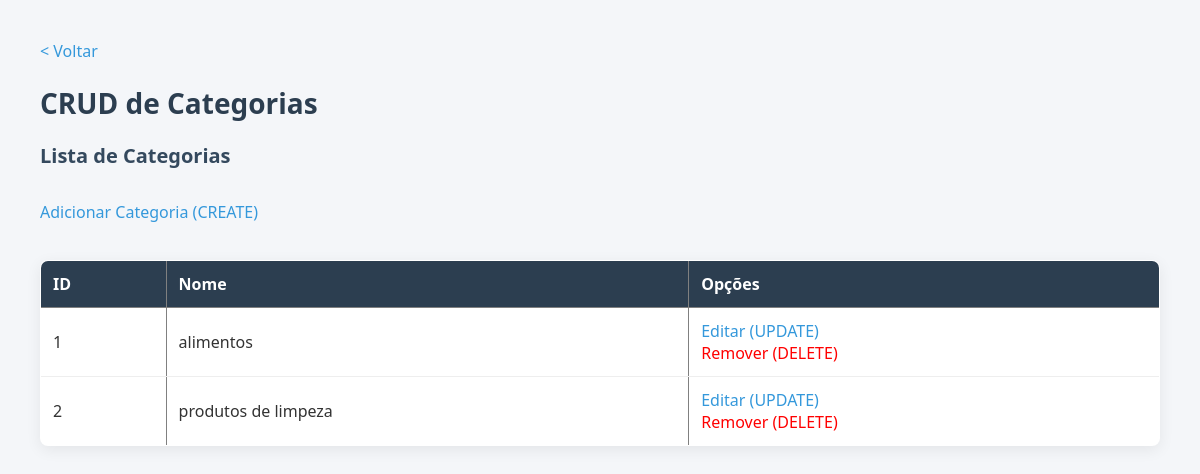
Screenshot of /site-backend/categoria/index.php with the database file from the repository.
### tables this page shows
CREATE TABLE `Categoria` (
  `id` int(11) NOT NULL AUTO_INCREMENT,
  `nome` varchar(100) NOT NULL,
  PRIMARY KEY (`id`)
);

### site-backend/categoria/index.php (the view)
<?php
include('../header.php');
include('../connection.php');
?>
<body>
    <a href="../index.php">< Voltar</a><br><br>
    <h1 class="page-header">
        CRUD de Categorias
    </h1>
    <h2>Lista de Categorias</h2>
    <br>
    <a href="add.php">Adicionar Categoria (CREATE)</a>
    <br/><br/>
    <table border="1">
        <thead>
            <tr>
                <th>ID</th>
                <th>Nome</th>
                <th>Opções</th>
            </tr>
        </thead>
        <tbody>
            <?php
            $query = "SELECT * FROM Categoria";
            $result = mysqli_query($db, $query) or die(mysqli_error($db));
            while ($row = mysqli_fetch_assoc($result)) {
                echo '<tr>';
                    echo '<td>' . $row['id'] . '</td>';
                    echo '<td>' . $row['nome'] . '</td>';
                    echo '<td>';
                        echo '<a href="edit.php?id=' . $row['id'] . '"> Editar (UPDATE)</a><br/>';
			echo '<a class="delete" href="remove.php?id=' . $row['id'] . '"
			onclick="return confirm(\'Tem certeza que deseja excluir esta categoria?\');">Remover (DELETE)</a>';
                    echo '</td>';
                echo '</tr>';
            }
            ?>
        </tbody>
    </table>
</body>
</html>

### site-backend/backend.css (style rules this page uses)
* { margin: 0; padding: 0; box-sizing: border-box; }
body { font-family: 'Segoe UI', Tahoma, Arial, sans-serif; background: #f4f6f9; color: #333; padding: 40px; }
h1 { font-size: 28px; margin-bottom: 10px; color: #2c3e50; }
h2 { font-size: 20px; margin: 20px 0 10px; color: #34495e; }
a { color: #3498db; text-decoration: none; font-weight: 500; }
table { width: 100%; background: white; border-collapse: collapse; margin-top: 15px; border-radius: 8px; overflow: hidden; box-shadow: 0 4px 15px rgba(0,0,0,0.07); }
th { background: #2c3e50; color: white; padding: 12px; text-align: left; }
td { padding: 12px; border-bottom: 1px solid #eee; }
.delete { color: red; }

### rows the page displays
categoria: id "1", nome "alimentos"
categoria: id "2", nome "produtos de limpeza"
